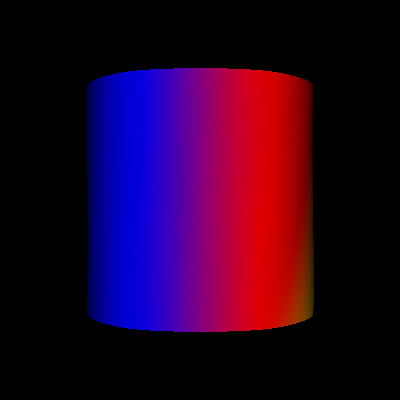

This chart was generated by the following Python code:
#!/usr/bin/env python

# Demonstrate vtkButterflySubdivisionFilter by creating a cylinder,
# triangulating it, assigning per-point colors, subdividing with the
# butterfly scheme, and rendering the smooth result.

# Factory overrides
import vtkmodules.vtkInteractionStyle  # noqa: F401
import vtkmodules.vtkRenderingOpenGL2  # noqa: F401

from vtkmodules.vtkCommonCore import vtkUnsignedCharArray
from vtkmodules.vtkFiltersCore import vtkTriangleFilter
from vtkmodules.vtkFiltersModeling import vtkButterflySubdivisionFilter
from vtkmodules.vtkFiltersSources import vtkCylinderSource
from vtkmodules.vtkRenderingCore import (
    vtkActor,
    vtkPolyDataMapper,
    vtkRenderWindow,
    vtkRenderWindowInteractor,
    vtkRenderer,
)

# Create a cylinder source
cylinder = vtkCylinderSource()
cylinder.Update()

# Triangulate for subdivision
triangles = vtkTriangleFilter()
triangles.SetInputConnection(cylinder.GetOutputPort())
triangles.Update()

original_mesh = triangles.GetOutput()

# Assign per-point colors
colors = vtkUnsignedCharArray()
colors.SetNumberOfComponents(3)
colors.SetNumberOfTuples(original_mesh.GetNumberOfPoints())
colors.SetName("Colors")

for i in range(original_mesh.GetNumberOfPoints()):
    if 0 < i < 5:
        colors.SetTuple3(i, 255, 255, 0)
    elif 4 < i < 10:
        colors.SetTuple3(i, 0, 0, 255)
    else:
        colors.SetTuple3(i, 255, 0, 0)

original_mesh.GetPointData().SetScalars(colors)

# Butterfly subdivision
subdivision = vtkButterflySubdivisionFilter()
subdivision.SetNumberOfSubdivisions(4)
subdivision.SetInputData(original_mesh)

# Mapper and actor
mapper = vtkPolyDataMapper()
mapper.SetInputConnection(subdivision.GetOutputPort())

actor = vtkActor()
actor.SetMapper(mapper)

# Renderer
renderer = vtkRenderer()
renderer.AddActor(actor)
renderer.SetBackground(0.0, 0.0, 0.0)

# Window
render_window = vtkRenderWindow()
render_window.AddRenderer(renderer)
render_window.SetSize(400, 400)
render_window.SetWindowName("butterfly scalars")

# Scene
renderer.ResetCamera()

# Interactor
interactor = vtkRenderWindowInteractor()
interactor.SetRenderWindow(render_window)

interactor.Initialize()
interactor.Start()
